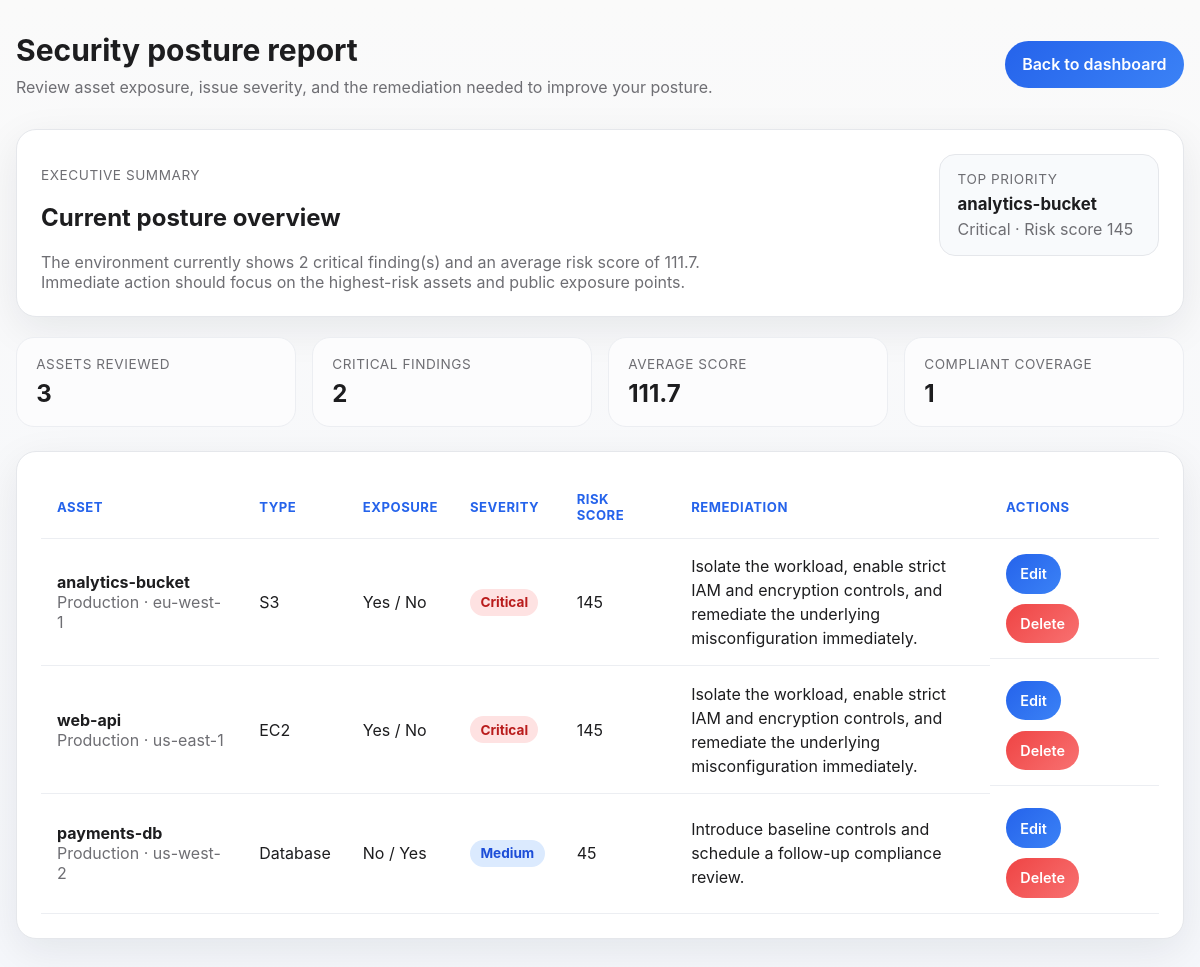
/report (signed in), run on the app's committed database.
### tables this page shows
CREATE TABLE assets(
        id INTEGER PRIMARY KEY AUTOINCREMENT,
        asset_name TEXT,
        asset_type TEXT,
        public_access TEXT,
        encryption TEXT
    , environment TEXT NOT NULL DEFAULT 'Production', region TEXT NOT NULL DEFAULT 'us-east-1', owner TEXT NOT NULL DEFAULT 'Platform Team', compliance_status TEXT NOT NULL DEFAULT 'Needs Attention', risk_score INTEGER NOT NULL DEFAULT 0, severity TEXT NOT NULL DEFAULT 'Medium', remediation TEXT);

### app.py (the view)
@app.route('/report')
def report():
    if 'user' not in session:
        return redirect('/')
    conn = get_db()
    cur = conn.cursor()
    cur.execute("SELECT * FROM assets ORDER BY risk_score DESC, id DESC")
    assets = cur.fetchall()
    metrics = get_metrics(assets)
    top_priority = assets[0] if assets else None
    conn.close()
    return render_template("report.html", findings=assets, metrics=metrics, top_priority=top_priority)

### app.py (called while the page is built)
def get_db():
    conn = sqlite3.connect(DB_PATH)
    conn.row_factory = sqlite3.Row
    return conn

def get_metrics(assets):
    total_assets = len(assets)
    critical_issues = sum(1 for asset in assets if asset["severity"] == "Critical")
    compliant_assets = sum(1 for asset in assets if asset["compliance_status"] == "Compliant")
    average_score = round(sum(asset["risk_score"] for asset in assets) / total_assets, 1) if total_assets else 0
    return {
        "total_assets": total_assets,
        "critical_issues": critical_issues,
        "compliant_assets": compliant_assets,
        "average_score": average_score,
    }

### templates/report.html (shortened to what this page needs)
<!DOCTYPE html>
<html lang="en">
<head>
    <link rel="stylesheet" href="{{ url_for('static', filename='style.css') }}">
</head>
<body class="theme-body">
    <div class="page-shell">
        <header class="app-header">
            <div>
                <h1>Security posture report</h1>
                <p>Review asset exposure, issue severity, and the remediation needed to improve your posture.</p>
            </div>
            <a class="button-link" href="/dashboard">Back to dashboard</a>
        </header>
        <section class="card report-intro">
            <div class="report-intro-content">
                <div>
                    <p class="summary-label">Executive Summary</p>
                    <h2>Current posture overview</h2>
                    <p class="report-copy">The environment currently shows {{ metrics.critical_issues }} critical finding(s) and an average risk score of {{ metrics.average_score }}. Immediate action should focus on the highest-risk assets and public exposure points.</p>
                </div>
                {% if top_priority %}
                <div class="report-highlight">
                    <span class="summary-label">Top priority</span>
                    <strong>{{ top_priority['asset_name'] }}</strong>
                    <p>{{ top_priority['severity'] }} · Risk score {{ top_priority['risk_score'] }}</p>
                </div>
                {% endif %}
            </div>
        </section>
        <section class="summary-grid">
            <article class="summary-card">
                <span class="summary-label">Assets Reviewed</span>
                <strong>{{ metrics.total_assets }}</strong>
            </article>
            <article class="summary-card">
                <span class="summary-label">Critical Findings</span>
                <strong>{{ metrics.critical_issues }}</strong>
            </article>
            <article class="summary-card">
                <span class="summary-label">Average Score</span>
                <strong>{{ metrics.average_score }}</strong>
            </article>
            <article class="summary-card">
                <span class="summary-label">Compliant Coverage</span>
                <strong>{{ metrics.compliant_assets }}</strong>
            </article>
        </section>
        <main class="card table-card">
            <div class="table-wrap">
                <table class="data-table">
                    <thead>
                        <tr>
                            <th>Asset</th>
                            <th>Type</th>
                            <th>Exposure</th>
                            <th>Severity</th>
                            <th>Risk Score</th>
                            <th>Remediation</th>
                            <th>Actions</th>
                        </tr>
                    </thead>
                    <tbody>
                    {% for item in findings %}
                        <tr>
                            <td>
                                <strong>{{ item['asset_name'] }}</strong><br>
                                <span class="muted">{{ item['environment'] }} · {{ item['region'] }}</span>
                            </td>
                            <td>{{ item['asset_type'] }}</td>
                            <td>{{ item['public_access'] }} / {{ item['encryption'] }}</td>
                            <td><span class="status-badge {{ item['severity'] | lower }}">{{ item['severity'] }}</span></td>
                            <td>{{ item['risk_score'] }}</td>
                            <td class="remediation-cell">{{ item['remediation'] }}</td>
                            <td class="action-cell">
                                <a class="button-link small" href="{{ url_for('edit_asset', asset_id=item['id']) }}">Edit</a>
                                <a class="button-link button-danger small" href="{{ url_for('delete_asset', asset_id=item['id']) }}">Delete</a>
                            </td>
                        </tr>
                    {% endfor %}
                    </tbody>
                </table>
            </div>
        </main>
    </div>
</body>
</html>

### static/style.css (style rules this page uses)
:root { color-scheme: light; --bg: #f5f7fb; --panel: #ffffff; --panel-border: #e5e7eb; --text: #1d1d1f; --muted: #6e6e73; --accent: #2563eb; --accent-strong: #3b82f6; --danger: #dc2626; --success: #16a34a; --shadow: 0 12px 40px rgba(15, 23, 42, 0.08); }
* { box-sizing: border-box; }
body.theme-body { margin: 0; min-height: 100vh; font-family: -apple-system, BlinkMacSystemFont, "Segoe UI", sans-serif; background: linear-gradient(180deg, #fafafa 0%, var(--bg) 100%); color: var(--text); }
.page-shell { width: min(1240px, calc(100% - 2rem)); margin: 0 auto; padding: 2rem 0 3rem; }
.app-header { display: flex; flex-wrap: wrap; align-items: center; justify-content: space-between; margin-bottom: 2rem; gap: 1rem; }
.app-header h1 { margin: 0; font-size: clamp(1.75rem, 2.5vw, 2.6rem); }
.app-header p { margin: 0.55rem 0 0; color: var(--muted); max-width: 720px; }
.card { background: var(--panel); border: 1px solid var(--panel-border); border-radius: 20px; box-shadow: var(--shadow); padding: 1.5rem; }
.summary-grid { display: grid; grid-template-columns: repeat(4, minmax(0, 1fr)); gap: 1rem; margin-bottom: 1.5rem; }
.report-intro { margin-bottom: 1.25rem; }
.report-intro-content { display: flex; justify-content: space-between; align-items: flex-start; gap: 1rem; flex-wrap: wrap; }
.report-copy { color: var(--muted); max-width: 700px; margin: 0.35rem 0 0; }
.report-highlight { min-width: 220px; padding: 1rem 1.1rem; border-radius: 16px; background: #f8fafc; border: 1px solid #e5e7eb; }
.report-highlight strong { display: block; margin: 0.3rem 0; font-size: 1.05rem; }
.report-highlight p { margin: 0; color: var(--muted); }
.summary-card { background: #fcfcfd; border: 1px solid #eceef2; border-radius: 18px; padding: 1.1rem 1.2rem; }
.summary-label { display: block; color: var(--muted); margin-bottom: 0.45rem; font-size: 0.85rem; text-transform: uppercase; letter-spacing: 0.04em; }
.summary-card strong { font-size: 1.5rem; }
button, .button-link { display: inline-flex; align-items: center; justify-content: center; padding: 0.85rem 1.1rem; border: none; border-radius: 999px; background: linear-gradient(135deg, var(--accent), var(--accent-strong)); color: #ffffff; font-weight: 600; text-decoration: none; cursor: pointer; transition: transform 0.2s ease, box-shadow 0.2s ease; }
.button-link.small { padding: 0.7rem 0.9rem; font-size: 0.9rem; }
button.button-danger, .button-link.button-danger { background: linear-gradient(135deg, #ef4444, #f87171); color: #ffffff; }
.action-cell { display: flex; flex-wrap: wrap; gap: 0.65rem; align-items: center; }
.table-card { overflow: hidden; }
.table-wrap { overflow-x: auto; }
.data-table { width: 100%; border-collapse: collapse; min-width: 680px; }
.data-table th, .data-table td { padding: 0.95rem 1rem; text-align: left; border-bottom: 1px solid #eceef2; }
.data-table th { color: var(--accent); font-size: 0.82rem; letter-spacing: 0.04em; text-transform: uppercase; }
.remediation-cell { max-width: 320px; white-space: normal; line-height: 1.5; }
.muted { color: var(--muted); }
.small { font-size: 0.9rem; }
.status-badge { display: inline-flex; padding: 0.35rem 0.65rem; border-radius: 999px; font-size: 0.85rem; font-weight: 700; background: rgba(255,255,255,0.1); }
.status-badge.critical { background: #fee2e2; color: #b91c1c; }
.status-badge.medium { background: #dbeafe; color: #1d4ed8; }

### data on the page
assets: asset_name "analytics-bucket", severity "Critical", risk_score "145", environment "Production", region "eu-west-1", asset_type "S3", public_access "Yes", encryption "No", remediation "Isolate the workload, enable strict IAM and encryption controls, and remediate the underlying misconfiguration immediately."
assets: asset_name "web-api", environment "Production", region "us-east-1", asset_type "EC2", public_access "Yes", encryption "No", severity "Critical", risk_score "145", remediation "Isolate the workload, enable strict IAM and encryption controls, and remediate the underlying misconfiguration immediately."
assets: asset_name "payments-db", environment "Production", region "us-west-2", asset_type "Database", public_access "No", encryption "Yes", severity "Medium", risk_score "45", remediation "Introduce baseline controls and schedule a follow-up compliance review."

### other printed values
{{ metrics.critical_issues }} "2"
{{ metrics.average_score }} "111.7"
{{ metrics.total_assets }} "3"
{{ metrics.compliant_assets }} "1"
